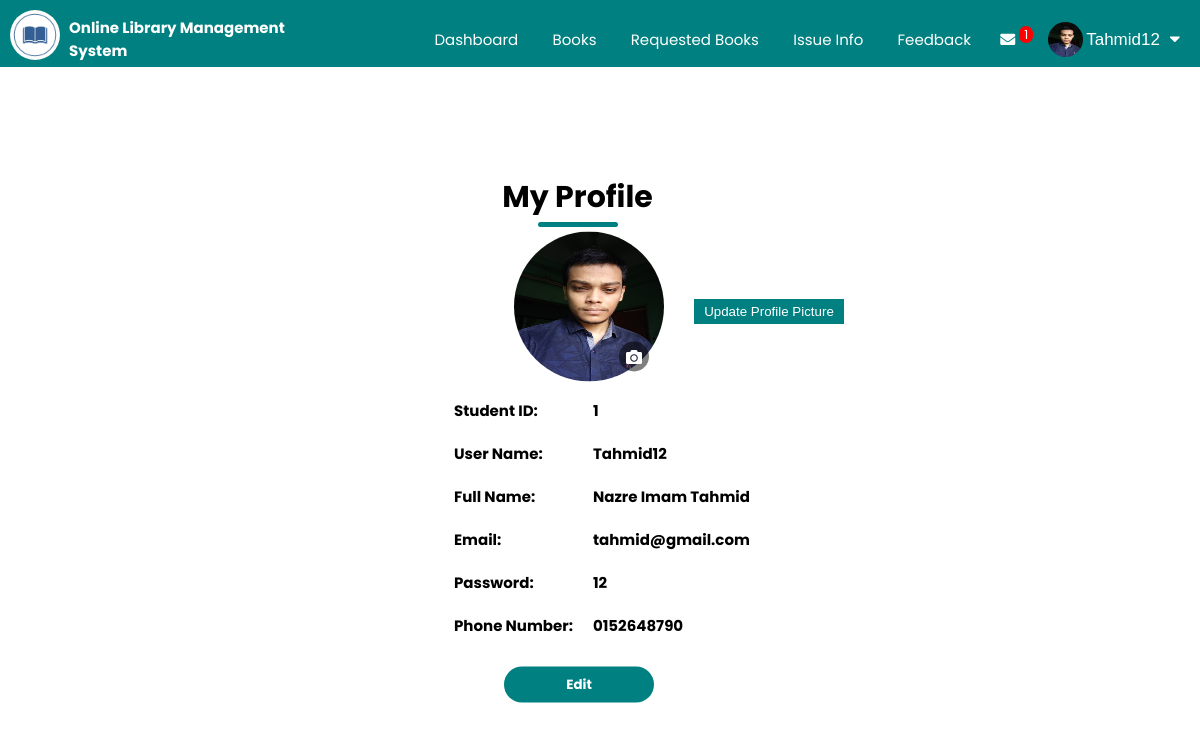
Screenshot of /profile.php (signed in) with the database file from the repository.
### tables this page shows
CREATE TABLE `student` (
  `studentid` int(111) NOT NULL,
  `student_username` varchar(111) NOT NULL,
  `FullName` varchar(111) NOT NULL,
  `Email` varchar(111) NOT NULL,
  `Password` varchar(111) NOT NULL,
  `PhoneNumber` varchar(111) NOT NULL,
  `studentpic` varchar(100) NOT NULL
);

### profile.php (the view, shortened to what this page needs)
<?php
	include "connection.php";
    include "student_navbar.php";
?>
<!DOCTYPE html>
<html lang="en">
<head>
    <link rel="stylesheet" href="https://cdnjs.cloudflare.com/ajax/libs/font-awesome/5.15.2/css/all.min.css" />
    <link rel="stylesheet" href="style.css?v=<?php echo time(); ?>">
</head>
<body>
	<div class="profile">
	<div class="profile-container">
        <h2 class="co-title">My Profile</h2>
        <div class="profile-small-container">
        <?php
			$q=mysqli_query($db,"SELECT * FROM student where studentid='$_SESSION[studentid]';");
			$row=mysqli_fetch_assoc($q);
            echo "<div class='select-img'>
                 <a href='images/".$_SESSION['pic']."'><img class='profile-page-img' src='images/".$_SESSION['pic']."'></a>
				 <form method='post' enctype='multipart/form-data'>
					<label id='select-profile'><i class='fas fa-camera'></i>
					<input type='file' name='file' required>
					</label>
				 	<button type='submit' name='profileimg'>Update Profile Picture</button>
				 </form>
            </div>";
				echo "<b>";
				echo "<table class='profile-table table-bordered'>";
				echo "<tr>";
				echo "<td>";
					echo "<b> Student ID:  </b>";
				echo "</td>";
				echo "<td>";
					echo $row['studentid'];
				echo "</td>";
				echo "</tr>";
                echo "<tr>";
				echo "<td>";
					echo "<b> User Name:  </b>";
				echo "</td>";
				echo "<td>";
					echo $row['student_username'];
				echo "</td>";
				echo "</tr>";
				echo "<tr>";
				echo "<td>";
					echo "<b> Full Name:  </b>";
				echo "</td>";
				echo "<td>";
					echo $row['FullName'];
				echo "</td>";
				echo "</tr>";
				echo "<tr>";
				echo "<td>";
					echo "<b> Email:  </b>";
				echo "</td>";
				echo "<td>";
					echo $row['Email'];
				echo "</td>";
				echo "</tr>";
				echo "<tr>";
				echo "<td>";
					echo "<b> Password:  </b>";
				echo "</td>";
				echo "<td>";
					echo $row['Password'];
				echo "</td>";
				echo "</tr>";
				echo "<tr>";
				echo "<td>";
					echo "<b> Phone Number:  </b>";
				echo "</td>";
				echo "<td>";
					echo $row['PhoneNumber'];
				echo "</td>";
				echo "</tr>";
				echo "</table>";
				echo "<td>";?><a href="edit_profile.php?ed=<?php echo $row['studentid'];?>"><button type="submit" name="submit1" class="btn btn-default"><b>Edit</b>
			    </button>
		    </a>
		    <?php
	            echo "</td>";
				echo "</b>";
            ?>
        </div>
    </div>
	</div>
</body>
</html>

### style.css (style rules this page uses)
html { scroll-behavior: smooth; }
* { margin: 0; padding: 0; box-sizing: border-box; }
body { font-family: 'Poppins', sans-serif; }
a { text-decoration: none; color: #fff; font-size: 17px; }
.co-title { text-align: center; margin: 0 auto 50px; line-height: 60px; font-size: 30px; font-weight: bold; position: relative; }
.co-title::after { content: ''; background-color: teal; width: 80px; height: 5px; border-radius: 5px; position: absolute; bottom: 0; left: 50%; transform: translate(-50%); }
.profile { padding-bottom: 600px; }
.profile-container { max-width: 1300px; margin: auto; padding-left: 100px; padding-right: 100px; position: relative; }
.profile-small-container { position: absolute; width: 500px; top: 250px; left: 37%; transform: translateY(-50%); }
.profile-container .co-title { margin-top: 100px; font-size: 30px; margin-right: 45px; }
.profile-page-img { width: 150px; height: 150px; margin-left: 70px; margin-top: 100px; border-radius: 50%; position: relative; }
.select-img img { position: relative; }
.select-img #select-profile { position: absolute; top: 210px; right: 295px; cursor: pointer; background-color: rgba(0,0,0,0.5); border-radius: 4px; padding: 2px; font-weight: bold; color: white; border-radius: 50%; }
.select-img #select-profile .fas { padding: 5px; transition: 0.4s; }
.select-img button { position: absolute; border: none; right: 100px; top: 180px; background: teal; padding: 5px; color: white; width: 150px; opacity: none; text-align: center; transform: translateY(-50%); cursor: pointer; outline: none; }
.profile-table { font-size: 15px; border-collapse: collapse; }
.profile-table tr,td { border: none; padding: 10px; }
.btn-default { margin-top: 20px; margin-left: 60px; width: 150px; cursor: pointer; outline: none; border: none; }
.btn { font-family: 'Poppins', sans-serif; }
.btn { display: inline-block; background-color: teal; color: #fff; padding: 8px 30px; border-radius: 30px; transition: background-color 0.4s; outline: none; }

### rows the page displays
student: studentid "1", student_username "Tahmid12", FullName "Nazre Imam Tahmid", Email "tahmid@gmail.com", Password "12", PhoneNumber "0152648790"

### other values shown
$c['total'] "1"
$_SESSION['login_student_username'] "Tahmid12"
